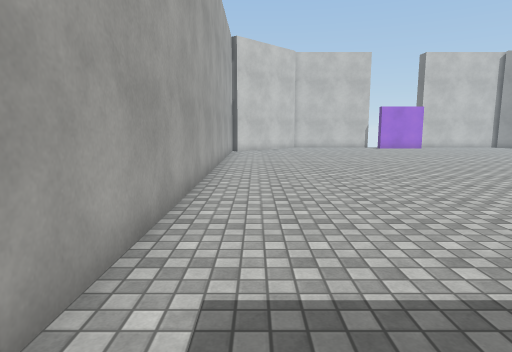
View 1 (above)

16 first-person views from a walk through a scene from a Unity 3-D project. The camera is 1.4 m above the floor, tilts 8° down and sees 75° across. The floor is counted in squares, 1 m on a side. Each view is taken from the middle of a square. On the plan, view 1 faces up. The plan holds only what a view shows up to about 15 squares ahead; the rest is blank. Surface patterns are stand-ins for the level's own textures.

View 2
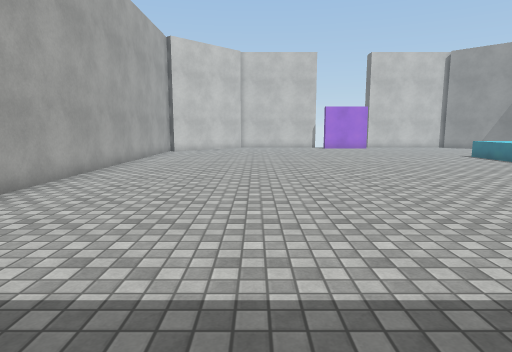

View 3
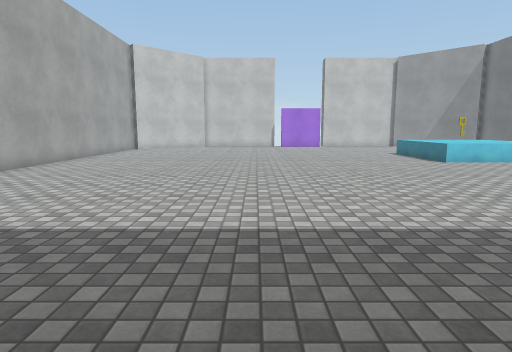

View 4
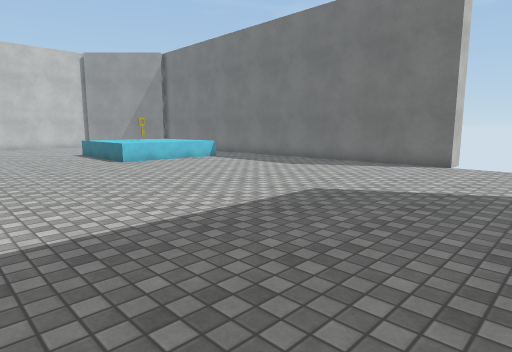

View 5
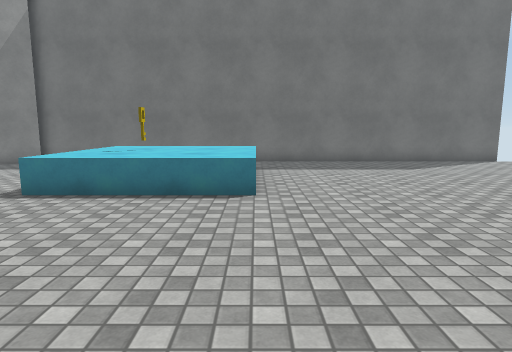

View 6
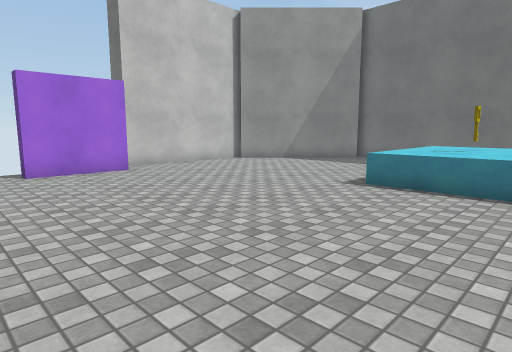

View 7
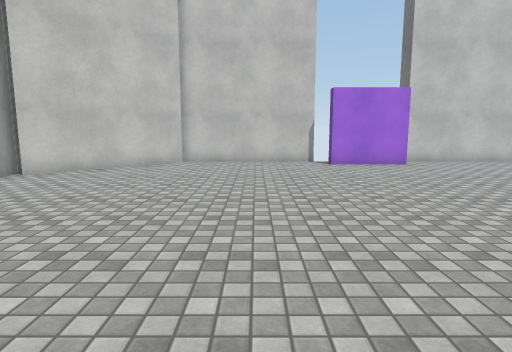

View 8
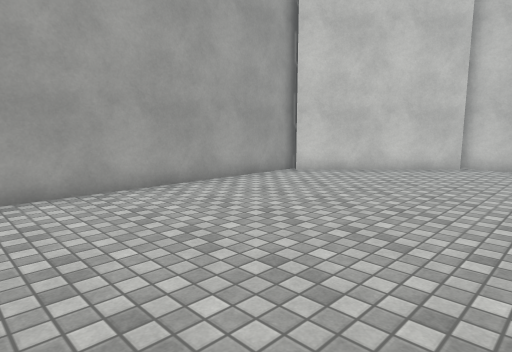

View 9
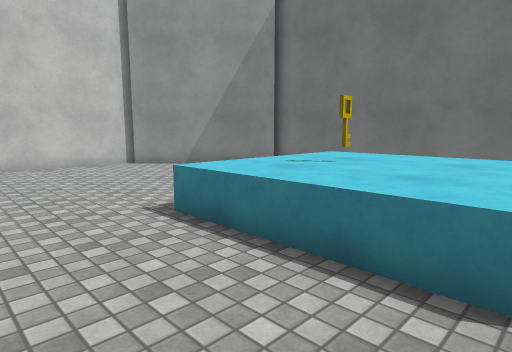

View 10
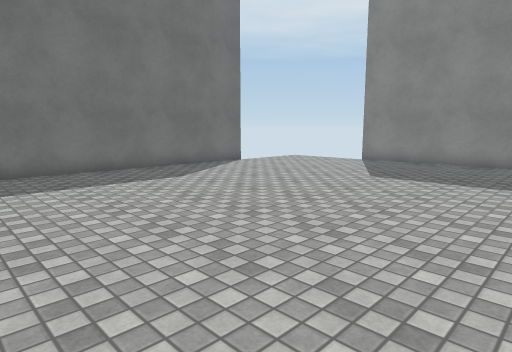

View 11
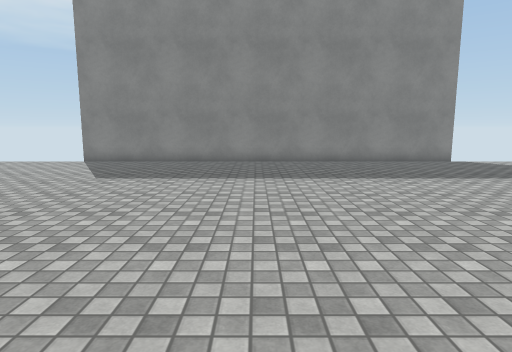

View 12
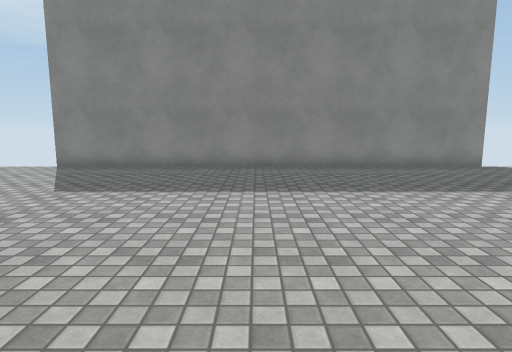

View 13
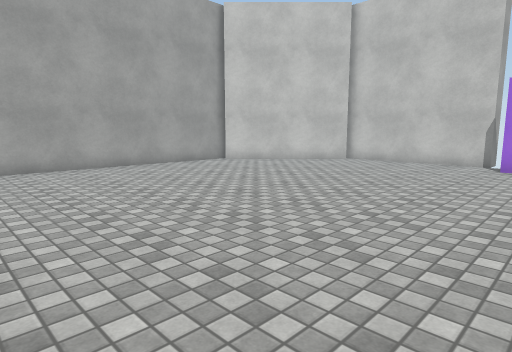

View 14
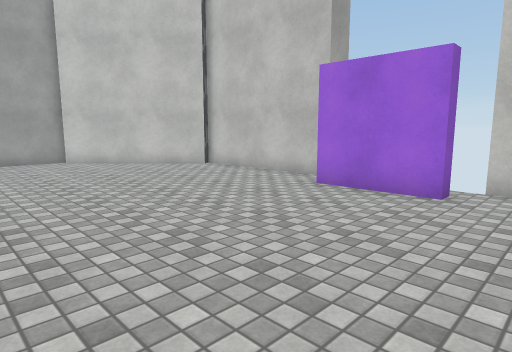

View 15
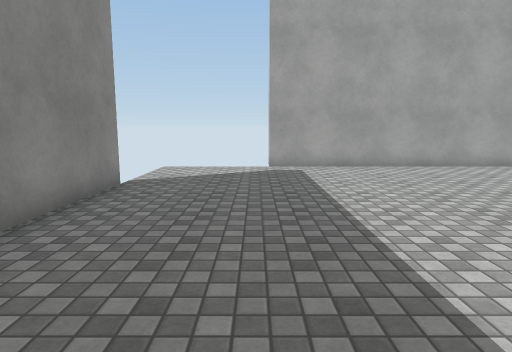

View 16
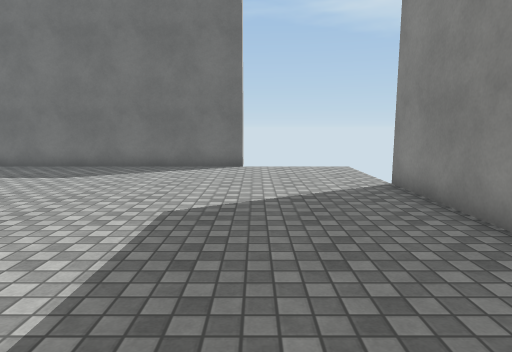

### Floor plan
Key: @ floor where view 1 was taken; # wall or solid block; . floor; ^ raised ledge; O other object.
Columns run from 2 left of view 1 to 23 right of it. Each row starts with its distance up from view 1.
 26     ########  #######
 25     ##.....#  #.....##
 24    ##......####......##
 23   ##..................##
 22 ###....................##
 21 ##......................##
 20 #......................  #
 19 #.....................   #
 18 #...................     #
 17 #................^^^^^^  #
 16 #................^^^^^^  #
 15 #................^^OO^^  #
 14 #................^^^^^^  #
 13 #................^^^^^^  #
 12 #................^^^^^^..#
 11 #........................#
 10 #........................#
  9 #........................#
  8 #........................#
  7 #........................#
  6 #........................#
  5 #........................#
  4 #........................#
  3 #........................#
  2 #........................#
  1  ........................
  0  .@......................
 -1  ........................
 -2  ........................
 -3      ################

Where each view was taken, in squares from view 1:
view 1: 0 up, 0 right, facing up
view 2: 0 up, 4 right, facing up
view 3: 2 down, 7 right, facing up
view 4: 2 down, 9 right, facing up-right
view 5: 12 up, 8 right, facing right
view 6: 13 up, 7 right, facing up-right
view 7: 11 up, 6 right, facing up
view 8: 12 up, 6 right, facing up-left
view 9: 12 up, 12 right, facing up-right
view 10: 12 up, 11 right, facing down-right
view 11: 12 up, 11 right, facing down
view 12: 10 up, 11 right, facing down
view 13: 11 up, 11 right, facing up-left
view 14: 17 up, 14 right, facing up-left
view 15: 1 up, 11 right, facing left
view 16: 1 up, 10 right, facing right
